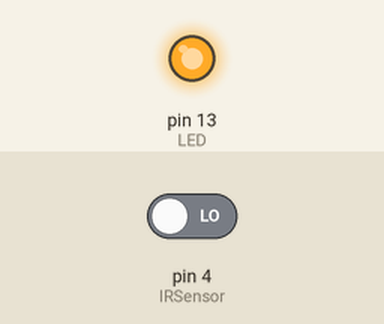
Recording of a sketch running on a simulated Arduino Uno, built with avr-gcc and run on an emulated ATmega328P. Shown: output pins drawn as LEDs (lit = HIGH). Inputs (shaded band) come from the test bench; at power-on: pin 4 (IRSensor) LOW.

Above: at 1.2 s.
1.3 s: pin 4 (IRSensor) driven HIGH
At 2.3 s:
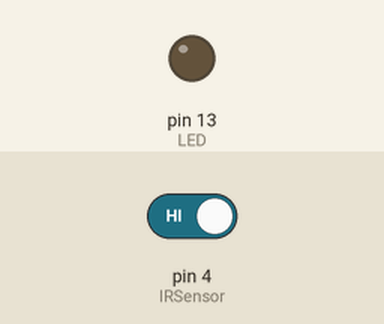
Timing chart, 0 to 4.3 s (numbered marks = the images above; inputs shaded):
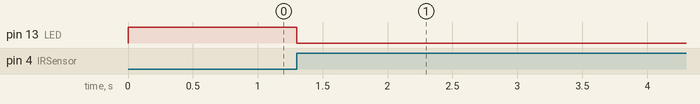

The sketch:

IR.ino
```cpp
int IRSensor = 4; // connect ir sensor to arduino pin 2
int LED = 13; // conect Led to arduino pin 13
void setup()
{
  pinMode (IRSensor, INPUT); // sensor pin INPUT
  pinMode (LED, OUTPUT); // Led pin OUTPUT
}
void loop()
{
  int statusSensor = digitalRead (IRSensor);

  if (statusSensor == 1){
    digitalWrite(LED, LOW); // LED LOW
    delay(10000);
  }
  else
  {
    digitalWrite(LED, HIGH); // LED High
  }
}
```

Measured:
- after the input at 1.3 s, pin 13 (LED): HIGH → LOW at once
